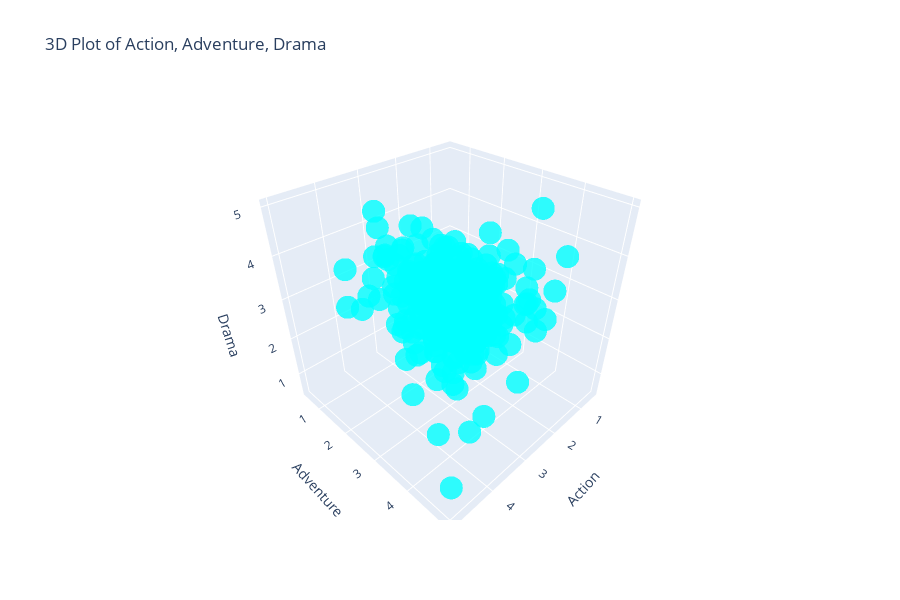

The code cell stored with this chart in its notebook:
### Markdown cell above
# Repliquemos lo anterior

### Code cell
# Create the 3D scatter plot
fig = go.Figure(data=[go.Scatter3d(
    x=tabla_model['Action'],
    y=tabla_model['Adventure'],
    z=tabla_model['Drama'],
    mode='markers',
    marker=dict(
        size=8,
        color='cyan',  # Color by the 'Drama' dimension
        colorscale='Viridis',
        opacity=0.8
    )
)])

# Customize the layout
fig.update_layout(
    title='3D Plot of Action, Adventure, Drama',
    scene=dict(
        xaxis_title='Action',
        yaxis_title='Adventure',
        zaxis_title='Drama'
    ),
    width=900,  # Ancho del gráfico
    height=600  # Altura del gráfico
)

fig.show()

### Figure 1 — Plotly figure (JSON) as saved in the notebook; plotly's stock layout.template omitted (floating-point values rounded to 4 significant figures; data arrays with more than 128 entries replaced by an {"elided": "..."} marker saying what was removed)
{"data": [{"marker": {"color": "cyan", "colorscale": [[0, "#440154"], [0.1111, "#482878"], [0.2222, "#3e4989"], [0.3333, "#31688e"], [0.4444, "#26828e"], [0.5556, "#1f9e89"], [0.6667, "#35b779"], [0.7778, "#6ece58"], [0.8889, "#b5de2b"], [1, "#fde725"]], "opacity": 0.8, "size": 8}, "mode": "markers", "type": "scatter3d", "x": {"elided": "671 float values"}, "y": {"elided": "671 float values"}, "z": {"elided": "671 float values"}}], "layout": {"height": 600, "scene": {"xaxis": {"title": {"text": "Action"}}, "yaxis": {"title": {"text": "Adventure"}}, "zaxis": {"title": {"text": "Drama"}}}, "title": {"text": "3D Plot of Action, Adventure, Drama"}, "width": 900}}
